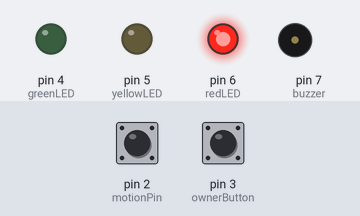
Bench run of a sketch on a simulated Arduino Uno, built with avr-gcc and run on an emulated ATmega328P. On the bench: output pins drawn as LEDs (lit = HIGH), buzzer (waves = sounding). The inputs (shaded band) are chosen by the test bench; at power-on: pin 2 (motionPin) HIGH, pin 3 (ownerButton) HIGH.

Above: at 1.2 s.
1.3 s: pin 2 (motionPin) pulled LOW for 0.15 s
At 1.37 s:
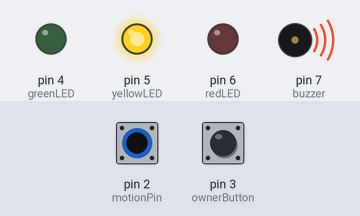
2.9 s: pin 2 (motionPin) pulled LOW for 3.2 s
At 6.8 s:
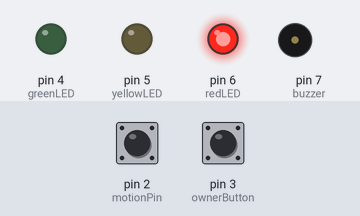
Timing chart, 0 to 8.3 s (numbered marks = the images above; inputs shaded):
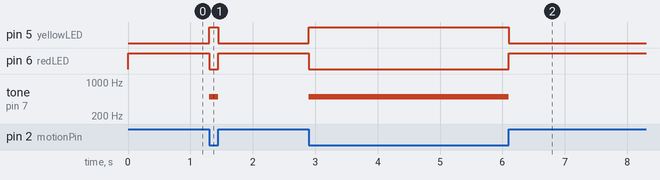

Measured:
- after the input at 1.3 s, pin 5 (yellowLED): LOW → HIGH at once, → LOW 0.15 s later; pin 6 (redLED): HIGH → LOW at once, → HIGH 0.15 s later; tone on pin 7 (buzzer): silent → 500 Hz at once, → silent 0.15 s later
- after the input at 2.9 s, pin 5 (yellowLED): LOW → HIGH at once, → LOW 3.2 s later; pin 6 (redLED): HIGH → LOW at once, → HIGH 3.2 s later; tone on pin 7 (buzzer): silent → 500 Hz at once, → silent 3.2 s later

The sketch:

code_simulation.ino
```cpp
// Pin definitions
const int motionPin = 2;      // The Switch
const int ownerButton = 3;    // The Button
const int redLED = 6;
const int yellowLED = 5;
const int greenLED = 4;
const int buzzer = 7;

// Timer
unsigned long switchClosedTime = 0;
const unsigned long warningLimit = 5000; // 5 seconds

// States
bool ownerOverride = false;
bool timingStarted = false;

void setup() {
  pinMode(motionPin, INPUT_PULLUP);
  pinMode(ownerButton, INPUT_PULLUP);
  pinMode(redLED, OUTPUT);
  pinMode(yellowLED, OUTPUT);
  pinMode(greenLED, OUTPUT);
  pinMode(buzzer, OUTPUT);
}

void loop() {
  bool switchClosed = (digitalRead(motionPin) == LOW);
  bool buttonPressed = (digitalRead(ownerButton) == LOW);

  // 1. OWNER OVERRIDE
  if (buttonPressed) {
    ownerOverride = true;
  }

  // 2. THE START TRIGGER (Yellow comes on)
  if (switchClosed && !timingStarted && !ownerOverride) {
    switchClosedTime = millis(); // Capture the EXACT start time
    timingStarted = true;        // Lock the timer so it doesn't restart
  }

  // 3. RESET (Only happens if switch is actually opened)
  if (!switchClosed) {
    timingStarted = false;
    ownerOverride = false;
    digitalWrite(redLED, HIGH);
    digitalWrite(yellowLED, LOW);
    digitalWrite(greenLED, LOW);
    noTone(buzzer);
    return;
  }

  // 4. ACTION PHASE
  if (ownerOverride) {
    digitalWrite(redLED, HIGH);
    digitalWrite(yellowLED, LOW);
    digitalWrite(greenLED, LOW);
    noTone(buzzer);
  }
  else if (timingStarted) {
    unsigned long elapsed = millis() - switchClosedTime;

    if (elapsed < warningLimit) {
      // YELLOW PHASE (0 - 5.0 seconds)
      digitalWrite(redLED, LOW);
      digitalWrite(yellowLED, HIGH);
      digitalWrite(greenLED, LOW);
      tone(buzzer, 500);
    }
    else {
      // GREEN PHASE (5.0 seconds +)
      digitalWrite(redLED, LOW);
      digitalWrite(yellowLED, LOW);
      digitalWrite(greenLED, HIGH);
      tone(buzzer, 2000); // Higher pitch for Green
    }
  }
}
```

code_simulation.cpp
```cpp
// Pin definitions
const int motionPin = 2;      // The Switch
const int ownerButton = 3;    // The Button
const int redLED = 6;
const int yellowLED = 5;
const int greenLED = 4;
const int buzzer = 7;

// Timer
unsigned long switchClosedTime = 0;
const unsigned long warningLimit = 5000; // 5 seconds

// States
bool ownerOverride = false;
bool timingStarted = false;

void setup() {
  pinMode(motionPin, INPUT_PULLUP);
  pinMode(ownerButton, INPUT_PULLUP);
  pinMode(redLED, OUTPUT);
  pinMode(yellowLED, OUTPUT);
  pinMode(greenLED, OUTPUT);
  pinMode(buzzer, OUTPUT);
}

void loop() {
  bool switchClosed = (digitalRead(motionPin) == LOW);
  bool buttonPressed = (digitalRead(ownerButton) == LOW);

  // 1. OWNER OVERRIDE
  if (buttonPressed) {
    ownerOverride = true;
  }

  // 2. THE START TRIGGER (Yellow comes on)
  if (switchClosed && !timingStarted && !ownerOverride) {
    switchClosedTime = millis(); // Capture the EXACT start time
    timingStarted = true;        // Lock the timer so it doesn't restart
  }

  // 3. RESET (Only happens if switch is actually opened)
  if (!switchClosed) {
    timingStarted = false;
    ownerOverride = false;
    digitalWrite(redLED, HIGH);
    digitalWrite(yellowLED, LOW);
    digitalWrite(greenLED, LOW);
    noTone(buzzer);
    return;
  }

  // 4. ACTION PHASE
  if (ownerOverride) {
    digitalWrite(redLED, HIGH);
    digitalWrite(yellowLED, LOW);
    digitalWrite(greenLED, LOW);
    noTone(buzzer);
  }
  else if (timingStarted) {
    unsigned long elapsed = millis() - switchClosedTime;

    if (elapsed < warningLimit) {
      // YELLOW PHASE (0 - 5.0 seconds)
      digitalWrite(redLED, LOW);
      digitalWrite(yellowLED, HIGH);
      digitalWrite(greenLED, LOW);
      tone(buzzer, 500);
    }
    else {
      // GREEN PHASE (5.0 seconds +)
      digitalWrite(redLED, LOW);
      digitalWrite(yellowLED, LOW);
      digitalWrite(greenLED, HIGH);
      tone(buzzer, 2000); // Higher pitch for Green
    }
  }
}
```
